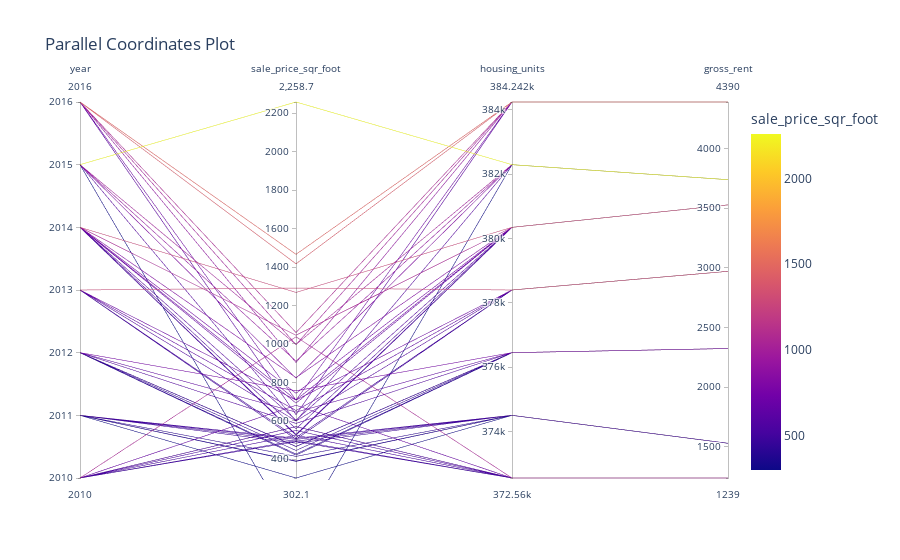

Here is the notebook cell this chart was saved with:
### Code cell
# Parallel Coordinates Plot
sfo_parallel_coord = px.parallel_coordinates(
        top_10_per_year, 
        title='Parallel Coordinates Plot',
        color='sale_price_sqr_foot',
        width=1500
    )

sfo_parallel_coord
